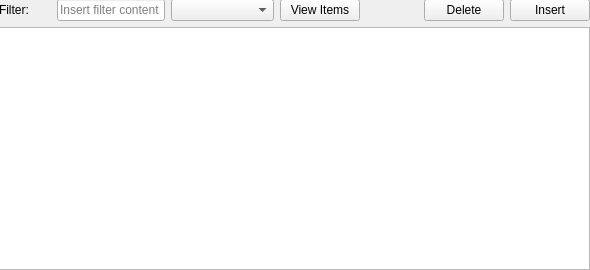
<?xml version="1.0" encoding="UTF-8"?>
<ui version="4.0">
 <class>WizardPage</class>
 <widget class="QWizardPage" name="WizardPage">
  <property name="geometry">
   <rect>
    <x>0</x>
    <y>0</y>
    <width>590</width>
    <height>270</height>
   </rect>
  </property>
  <property name="windowTitle">
   <string>WizardPage</string>
  </property>
  <widget class="QWidget" name="gridLayoutWidget">
   <property name="geometry">
    <rect>
     <x>-1</x>
     <y>-1</y>
     <width>591</width>
     <height>271</height>
    </rect>
   </property>
   <layout class="QGridLayout" name="gridLayout">
    <item row="0" column="0">
     <widget class="QLabel" name="label_filter">
      <property name="text">
       <string>Filter: </string>
      </property>
     </widget>
    </item>
    <item row="0" column="6">
     <spacer name="horizontalSpacer">
      <property name="orientation">
       <enum>Qt::Horizontal</enum>
      </property>
      <property name="sizeType">
       <enum>QSizePolicy::Preferred</enum>
      </property>
      <property name="sizeHint" stdset="0">
       <size>
        <width>40</width>
        <height>20</height>
       </size>
      </property>
     </spacer>
    </item>
    <item row="0" column="7">
     <widget class="QPushButton" name="pushButton_delete">
      <property name="text">
       <string>Delete</string>
      </property>
     </widget>
    </item>
    <item row="0" column="8">
     <widget class="QPushButton" name="pushButton_insert">
      <property name="text">
       <string>Insert</string>
      </property>
     </widget>
    </item>
    <item row="0" column="1" colspan="2">
     <widget class="QLineEdit" name="lineEdit_filter">
      <property name="placeholderText">
       <string>Insert filter content</string>
      </property>
     </widget>
    </item>
    <item row="0" column="3" colspan="2">
     <widget class="QComboBox" name="comboBox_filter"/>
    </item>
    <item row="1" column="0" colspan="9">
     <widget class="QTableView" name="TableView"/>
    </item>
    <item row="0" column="5">
     <widget class="QPushButton" name="pushButton">
      <property name="text">
       <string>View Items</string>
      </property>
     </widget>
    </item>
   </layout>
  </widget>
 </widget>
 <resources/>
 <connections/>
</ui>
